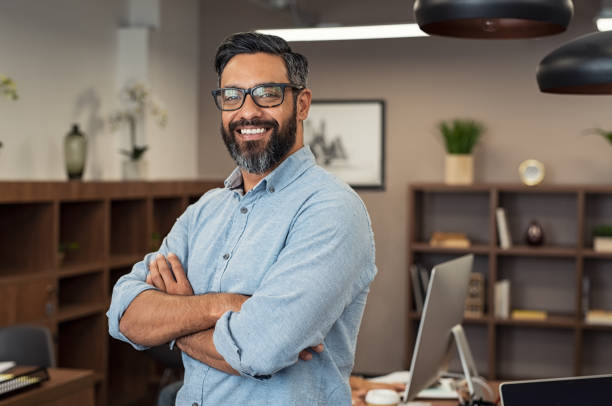
#> input picture recognise.jpg, 612 x 406 px
$ python face.py
#> lines starting #> are read from the running program, lines starting #| are printed output that depends on the picture; after the words box and inside, x2 and y2 are one past the last pixel; in counts of white or black regions, pixels touching at a corner belong together
import cv2

# Read the input image
img = cv2.imread('recognise.jpg')
#> img is the input picture: shape (406, 612, 3); mean B, G, R 98.3, 105.6, 115.6

# Convert into grayscale
gray = cv2.cvtColor(img, cv2.COLOR_BGR2GRAY)
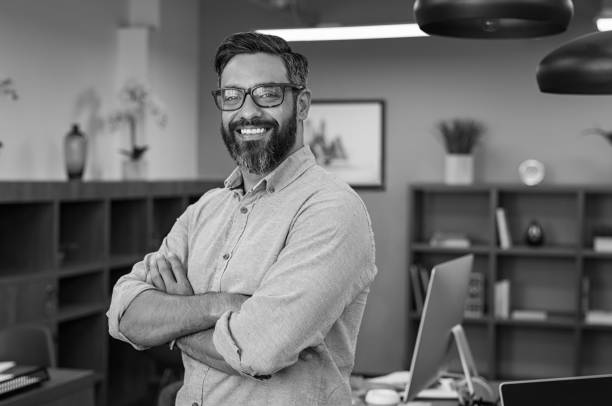
#> gray: shape (406, 612); min 0, max 255, mean 107.8

# Load the cascade
face_cascade = cv2.CascadeClassifier('haarcascade_frontalface_alt2.xml')

# Detect faces
faces = face_cascade.detectMultiScale(gray, 1.1, 4)
#> faces = [[204, 55, 101, 101]]

# Draw rectangle around the faces and crop the faces
for (x, y, w, h) in faces:
    cv2.rectangle(img, (x, y), (x+w, y+h), (0, 0, 255), 2)
    faces = img[y:y + h, x:x + w]
    cv2.imshow("face",faces)
    cv2.imwrite('face.jpg', faces)
#> this loop made 1 pass
#> pass 1, `faces = img[y:y + h, x:x + w]`:
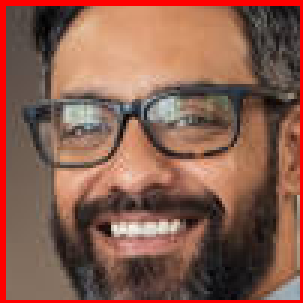
#> faces: shape (101, 101, 3) (shown 3 times larger); mean B, G, R 78.3, 93.4, 137.1
#> after the loop:
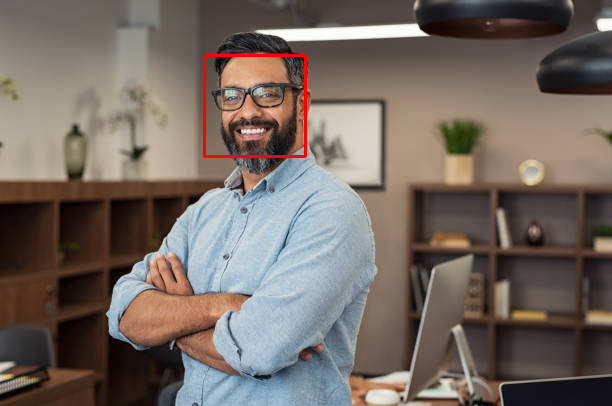
#> img: shape (406, 612, 3); 0.49% of pixels changed, all inside (x1, y1, x2, y2) = (203, 54, 307, 158)

# Display the output
cv2.imwrite('detected.jpg', img)
cv2.imshow('img', img)
cv2.waitKey()
